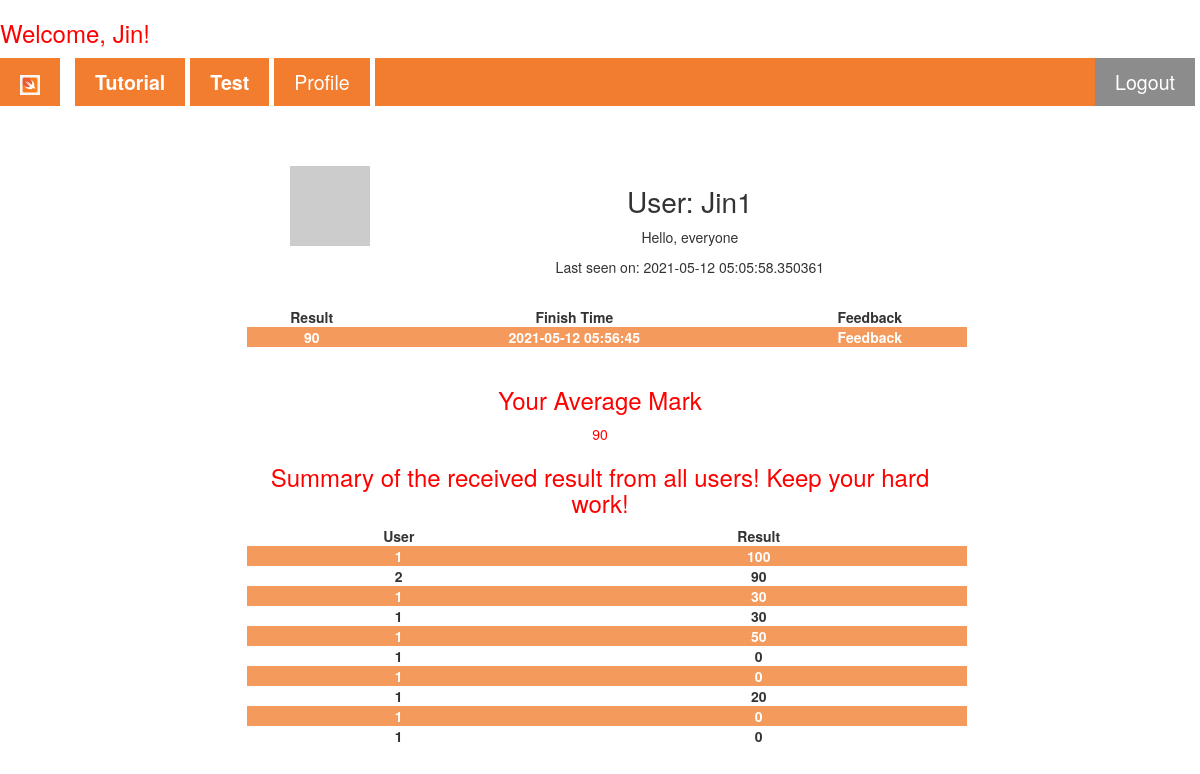
/user/Jin1 (signed in), run on an earlier commit of the app's database.
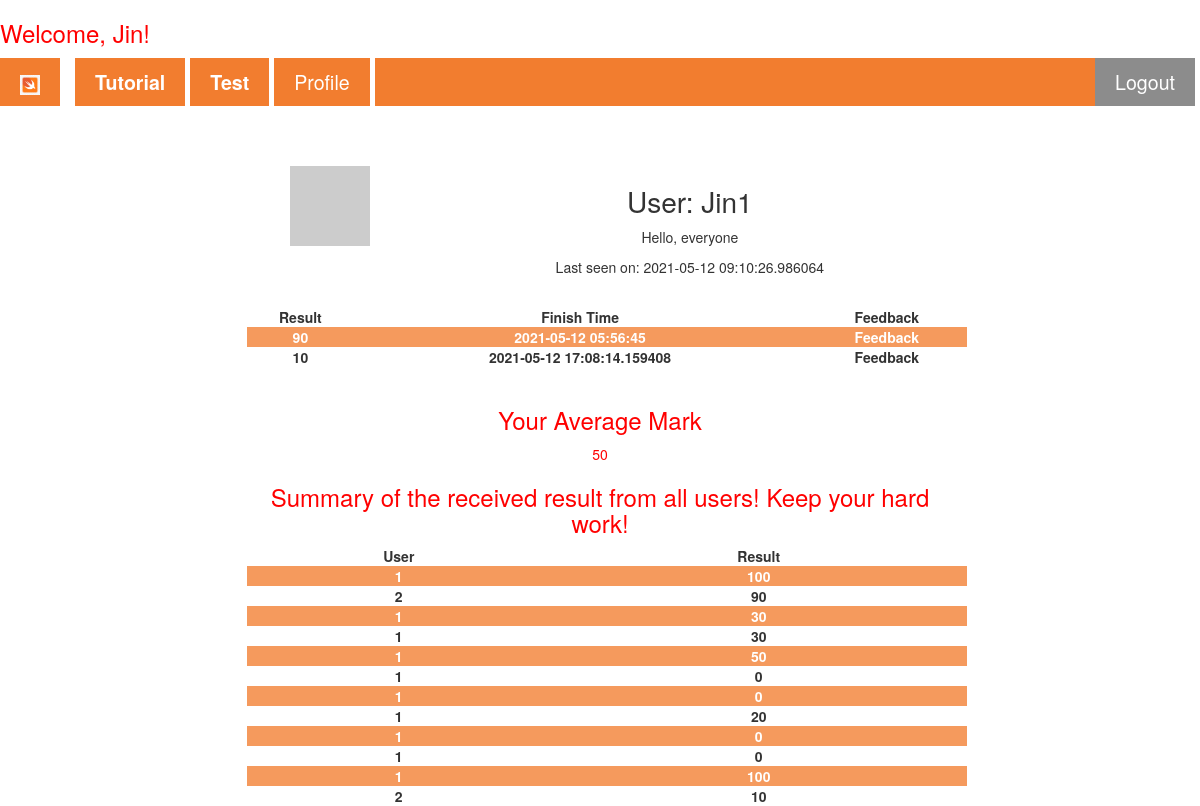
And on a later commit of the database.
### app/models.py (models this page shows, shortened)
class User(UserMixin, db.Model):
    id = db.Column(db.Integer, primary_key=True)
    username = db.Column(db.String(64), index=True, unique=True)
    email = db.Column(db.String(120), index=True, unique=True)
    password_hash = db.Column(db.String(128))
    about_me = db.Column(db.String(140))
    last_seen = db.Column(db.DateTime, default=datetime.utcnow)
    posts = db.relationship('Post', backref='author', lazy='dynamic')
    def avatar(self, size): # Add avatar to one user #
        digest = md5(self.email.lower().encode('utf-8')).hexdigest()
        return 'https://www.gravatar.com/avatar/{}?d=identicon&s={}'.format(
            digest, size)

class Post(UserMixin,db.Model):
    id = db.Column(db.Integer, primary_key=True)
    Mark = db.Column(db.Integer)
    Finish_Time = db.Column(db.DateTime, index=True, default=datetime.utcnow)
    Feedback = db.Column(db.String(1000))
    user_id = db.Column(db.Integer, db.ForeignKey('user.id'))

### app/routes.py (the view)
@app.route('/user/<username>')
@login_required
def user(username):
    list=[]
    average = 0
    user = User.query.filter_by(username=username).first_or_404()
    mark=Post.query.filter_by(user_id=user.id)[-1]
    allmark=Post.query.filter_by(user_id=user.id).all()
    all=Post.query.all()
    for i in allmark:
        list.append(i.Mark)
    for i in list:
        average+=int(i)
    average=average/len(list)
    average=int(average)
    return render_template('user.html', user=user, mark=mark, all=all,average=average, allmark=allmark)

### app/models.py (called while the page is built)
@login.user_loader
def load_user(id):
    return User.query.get(int(id))

### app/routes.py (called while the page is built)
@app.before_request
def before_request():
    if current_user.is_authenticated:
        current_user.last_seen = datetime.utcnow()
        db.session.commit()

### app/templates/user.html (shortened to what this page needs)
{% extends "base.html" %}
{% block articles %}
<div class="formcontainer" style="border: none; margin-top: 5%;">
  <table>
    <tr valign="top">
        <td><img src="{{ user.avatar(128) }}"></td>
        <td>
            <h1>User: {{ user.username }}</h1>
            {% if user.about_me %}<p>{{ user.about_me }}</p>{% endif %}
            {% if user.last_seen %}<p>Last seen on: {{ user.last_seen }}</p>{% endif %}
        </td>
    </tr>
  </table>
  <br>
  <table>
    <tr valign="top">
      <td><b>Result</b></td>
      <td><b>Finish Time</b></td>
      <td><b>Feedback</b></td>
    </tr>
    {% for j in allmark%}
    <tr>
      <td><b>{{j.Mark}}</b></td>
      <td><b>{{j.Finish_Time}}</b></td>
      <td>
        <details>
          <summary><b>Feedback</b></summary>
        </details>
      </td>
    </tr>
    {% endfor %}
  </table><br>
  <h3 class="redp">Your Average Mark</h3>
  <p class="redp">{{average}}</p>
  <h3 class="redp">Summary of the received result from all users! Keep your hard work!</h3>
  <table>
    <tr valign="top">
      <td><b>User</b></td>
      <td><b>Result</b></td>
    </tr>
    {% for i in all %}
    <tr>
      <td><b>{{i.user_id}}</b></td>
      <td><b>{{i.Mark}}</b></td>
    </tr>
    {% endfor %}
  </table>
</div>
{% endblock %}

### app/templates/base.html (shortened to what this page needs)
<!DOCTYPE html>
<html lang="en">
<head>
    <link rel="stylesheet" href="https://maxcdn.bootstrapcdn.com/bootstrap/3.4.0/css/bootstrap.min.css"/>
    <link rel="stylesheet" href="{{ url_for('static', filename='nav_css.css')}}">
</head>
<body>
  {% if current_user.is_authenticated %}
  <h3 class="redp">Welcome, {{ current_user.username }}!</h3>
  {% endif %}
    <nav class="sticky">
        <ul class="ul_mainstyle">
            <li><a href="/"><img src="{{ url_for('static', filename='/Image/swift_icon.png')}}" alt="home icon"></a>
            </li>
            <li><a href="/Setup"><b>Tutorial</b></a></li>
            <li><a href="/Test"><b>Test</b></a></li>
            {% if not current_user.is_anonymous %}
            <li>
              <a href="{{ url_for('user', username=current_user.username) }}">Profile</a>
            </li>
            {% endif %}
            {% if current_user.is_anonymous %}
            <li class="loginbutton">
              <a href="{{ url_for('login') }}"><b>Login</b></a>
            </li>
            {% else %}
            <li class="loginbutton">
              <a href="{{ url_for('logout') }}">Logout</a>
            </li>
            {% endif %}
        </ul>
      </nav>
      {% block articles %}{% endblock %}
</body>
</html>

### app/static/nav_css.css (style rules this page uses)
html { font-family: Arial, Helvetica, sans-serif; line-height: 2; }
a { text-decoration: none; }
body { counter-reset: section; }
.formcontainer { text-align: center; }
.loginbutton { background-color: grey; color: white; float: right; }
nav ul.ul_mainstyle { margin: 1% 0 0 0; padding: 0; overflow: hidden; background-color: rgb(241, 112, 25); list-style-type: none; }
nav ul li { float: left; border-right: solid 5px white; }
li:first-of-type { border-right: solid 15px white; }
nav ul li a { display: block; color: white; text-align: center; text-decoration: none; padding: 10px 20px 10px; font-size: 140%; }
nav ul li img { height: 20px; width: auto; }
.sticky { position: sticky; top: 0; width: 100%; z-index: 10; opacity: 0.9; }
.redp { color: red; }
tr:nth-child(even) { background-color: rgb(241, 112, 25); color: white; opacity: 0.7; }
h1 { font-size: 200%; }
table { border-collapse: collapse; width: 100%; margin-left: 1%; }
.formcontainer { margin: auto; margin-top: 1%; width: 60%; border: 1px solid grey; padding: 70 50 50 50; text-align: center; border-radius: 10px; }

What changed in the data, as far as the page shows it:
changed User "Jin1": last_seen "2021-05-12 05:05:58.350361" → "2021-05-12 09:10:26.986064"
added Post: Mark "10", Finish_Time "2021-05-12 17:08:14.159408", user_id "2"
added Post: user_id "1", Mark "100", shown under "Summary of the received result from all users! Keep your hard work!"
Also different on the page:
{{ average }}: "90" → "50"
